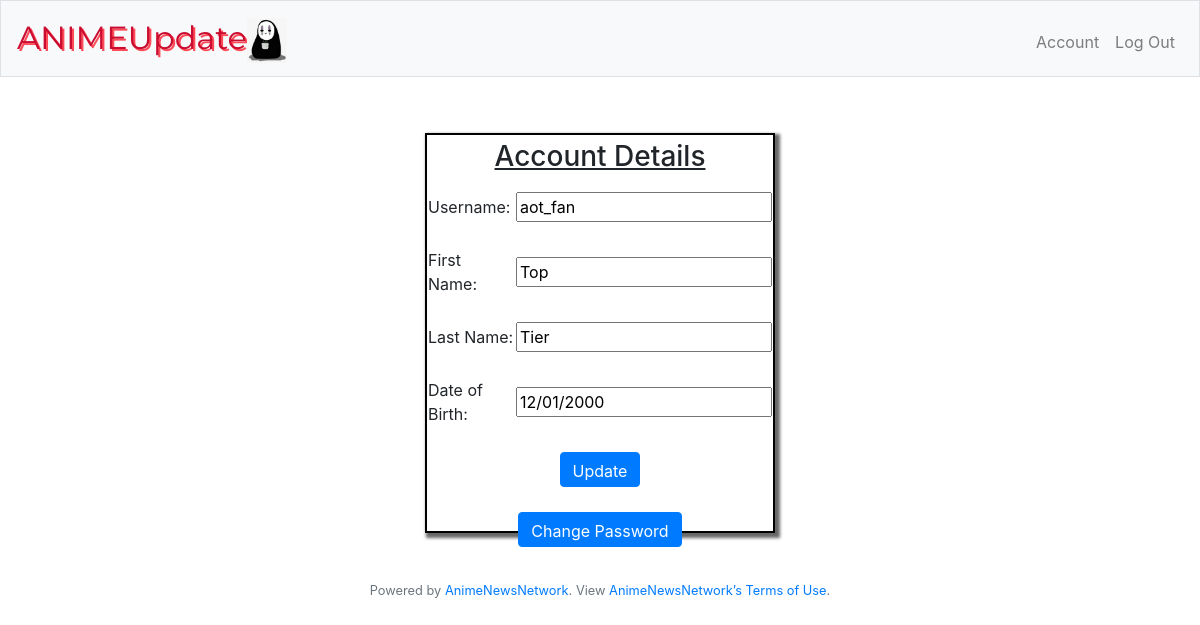
Screenshot of /account (signed in) with the database file from the repository.
### tables this page shows
CREATE TABLE "otaku" (id INTEGER NOT NULL  PRIMARY KEY, username TEXT, f_name TEXT, l_name TEXT, dob TEXT, hash TEXT);

### app.py (the view)
@app.route("/account", methods=["GET", "POST"])
@login_required
def account():
    user_info = db.execute("""SELECT username,f_name, l_name, dob
    FROM otaku WHERE id = :user_id""", user_id= session["user_id"])
    for user in user_info:
        info = user
    if request.method =="POST":
        if request.form.get("user_n") != info["username"] and request.form.get("user_n") != None and request.form.get("user_n"):
            db.execute("UPDATE otaku SET username =:update WHERE id = :user_id", user_id = session["user_id"], update = request.form.get("user_n"))
        if request.form.get("fname") != info["f_name"] and request.form.get("fname") != None and request.form.get("fname"):
            db.execute("UPDATE otaku SET f_name =:update WHERE id = :user_id", user_id = session["user_id"], update = request.form.get("fname"))
        if request.form.get("lname") != info["l_name"] and request.form.get("lname") != None and request.form.get("lname"):
            db.execute("UPDATE otaku SET l_name =:update WHERE id = :user_id", user_id = session["user_id"], update = request.form.get("lname"))
        if request.form.get("dateofbirth") != info["dob"] and request.form.get("dateofbirth") != None and request.form.get("dateofbirth"):
            db.execute("UPDATE otaku SET dob =:update WHERE id = :user_id", user_id = session["user_id"], update = request.form.get("dateofbirth"))
        return render_template("account.html", user = info)
    else:
        return render_template("account.html", user = info)

### added_code.py (called while the page is built)
def login_required(f):
    @wraps(f)
    def decorated_function(*args, **kwargs):
        if session.get("user_id") is None:
            return redirect("/login")
        return f(*args, **kwargs)
    return decorated_function

### app.py (called while the page is built)
@app.after_request
def after_request(response):
    response.headers["Cache-Control"] = "no-cache, no-store, must-revalidate"
    response.headers["Expires"] = 0
    response.headers["Pragma"] = "no-cache"
    return response

### templates/account.html (shortened to what this page needs)
{% extends "layout.html" %}
{% block main %}
    <div class = "account_box1">
        <div class = "account_box2">
            <h3 class="form_title">Account Details</h3>
            <form action= "/account" method= "post">
                <table class="account_form">
                    <tbody>
                        <tr>
                            <td class="col1"><lable>Username:</lable></td>
                            <td class="col2"><input  class="a_input" name ="user_n" placeholder= "{{user["username"]}}"  type="text"></td>
                        </tr>
                        <tr>
                            <td class="col1"><lable>First Name:</lable></td>
                            <td class="col2"><input autocomplete= "off" class="a_input" name ="fname" placeholder= "{{user["f_name"]}}" type="text"></td>
                        </tr>
                        <tr>
                            <td class="col1" ><lable>Last Name:</lable></td>
                            <td class="col2" ><input autocomplete= "off" class="a_input" name ="lname" placeholder= "{{user["l_name"]}}" type="text"></td>
                        </tr>
                        <tr>
                            <td class="col1"><lable>Date of Birth:</lable></td>
                            <td class="col2"><input autocomplete= "off" class="a_input" name ="dateofbirth" placeholder= "{{user["dob"]}}" type="text"></td>
                        </tr>
                        <tr>
                            <td colspan="2"><button class="btn btn-primary" type="submit">Update</button></td>
                        </tr>
                    </tbody>
                </table>
            </form>
            <a href="/password"><button class="btn btn-primary">Change Password</button></a>
        </div>
    </div>
{% endblock %}

### static/style.css (style rules this page uses)
main button { background-color:#ff4b58; height: 35px; }
main h3 { margin-right: auto; margin-left: auto; }
main table { margin-right: auto; margin-left: auto; }
table tr { padding-top: 3.2rem; }
table td { padding-bottom:25px ; }
main .account_box1 { display: block; height: 400px; }
main .account_box2 { margin-right: auto; margin-left:auto; border: 2px double black; box-shadow: 3px 3px 3px 2px #686868; width: 350px; height: 100%; }
main .account_form .col1 { text-align: left; }
main .col2 ::placeholder { color: black; }
main .form_title { text-decoration: underline; padding-top: 5px; padding-bottom: 10px; }

### rows the page displays
otaku: user_n "aot_fan", fname "Top", lname "Tier", dateofbirth "12/01/2000"
